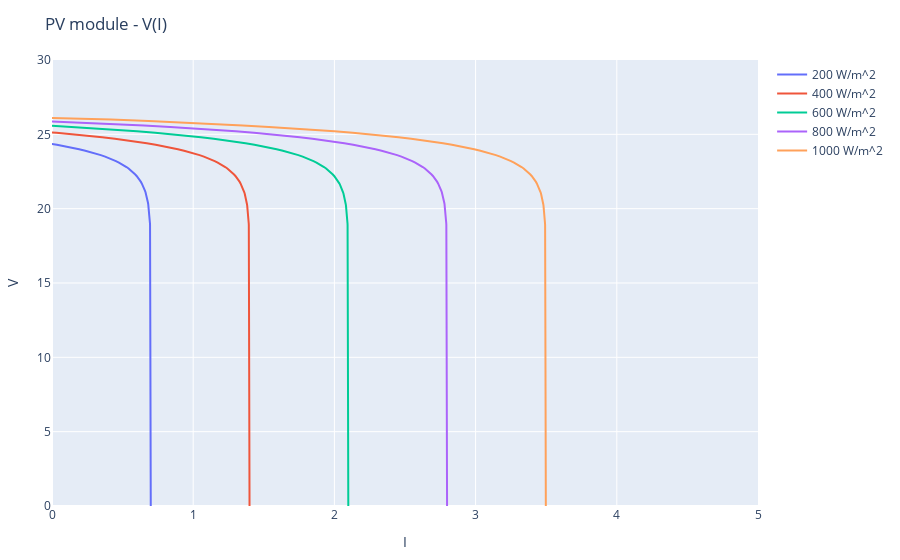

Here is the notebook cell this chart was saved with:
### Markdown cell above
For the V(I) characteristic, the axes are swapped during plotting and the explicit function is not used. When plotting with the explicit function, there is a problem with the logarithm, which must not be less than zero. Therefore, the range of values must be very fine tuned. But since we can see in the upper two plots how steep the function is, this is very difficult.

### Code cell
plot([
scatter(x=i[:,1], y=V, mode="lines", name=labels[1]),
scatter(x=i[:,2], y=V, mode="lines", name=labels[2]),
scatter(x=i[:,3], y=V, mode="lines", name=labels[3]),
scatter(x=i[:,4], y=V, mode="lines", name=labels[4]),
scatter(x=i[:,5], y=V, mode="lines", name=labels[5])],
Layout(xaxis_range=[0,5], yaxis_range=[0,30], title="PV module - V(I)", xaxis_title="I", yaxis_title="V"))

### Figure 1 — Plotly figure (JSON) as saved in the notebook; plotly's stock layout.template omitted (floating-point values rounded to 4 significant figures; data arrays with more than 128 entries replaced by an {"elided": "..."} marker saying what was removed)
{"data": [{"mode": "lines", "name": "200 W/m^2", "type": "scatter", "x": {"elided": "301 float values"}, "y": {"elided": "301 float values"}}, {"mode": "lines", "name": "400 W/m^2", "type": "scatter", "x": {"elided": "301 float values"}, "y": {"elided": "301 float values"}}, {"mode": "lines", "name": "600 W/m^2", "type": "scatter", "x": {"elided": "301 float values"}, "y": {"elided": "301 float values"}}, {"mode": "lines", "name": "800 W/m^2", "type": "scatter", "x": {"elided": "301 float values"}, "y": {"elided": "301 float values"}}, {"mode": "lines", "name": "1000 W/m^2", "type": "scatter", "x": {"elided": "301 float values"}, "y": {"elided": "301 float values"}}], "layout": {"margin": {"b": 50, "l": 50, "r": 50, "t": 60}, "title": "PV module - V(I)", "xaxis": {"range": [0, 5], "title": {"text": "I"}}, "yaxis": {"range": [0, 30], "title": {"text": "V"}}}}
